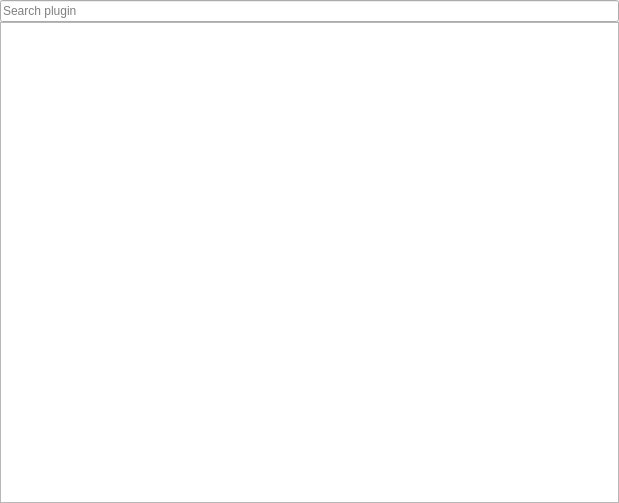
<?xml version="1.0" encoding="UTF-8"?>
<ui version="4.0">
 <class>PluginSettingsWidget</class>
 <widget class="QWidget" name="PluginSettingsWidget">
  <property name="geometry">
   <rect>
    <x>0</x>
    <y>0</y>
    <width>619</width>
    <height>503</height>
   </rect>
  </property>
  <property name="windowTitle">
   <string>Plugins</string>
  </property>
  <layout class="QVBoxLayout" name="verticalLayout">
   <property name="spacing">
    <number>0</number>
   </property>
   <property name="leftMargin">
    <number>0</number>
   </property>
   <property name="topMargin">
    <number>0</number>
   </property>
   <property name="rightMargin">
    <number>0</number>
   </property>
   <property name="bottomMargin">
    <number>0</number>
   </property>
   <item>
    <widget class="QLineEdit" name="m_plugin_search">
     <property name="focusPolicy">
      <enum>Qt::ClickFocus</enum>
     </property>
     <property name="readOnly">
      <bool>false</bool>
     </property>
     <property name="placeholderText">
      <string>Search plugin</string>
     </property>
    </widget>
   </item>
   <item>
    <widget class="utils::QtMouseOverSelectableListView" name="m_plugin_list_view">
     <property name="mouseTracking">
      <bool>true</bool>
     </property>
     <property name="focusPolicy">
      <enum>Qt::StrongFocus</enum>
     </property>
     <property name="editTriggers">
      <set>QAbstractItemView::AllEditTriggers</set>
     </property>
     <property name="selectionMode">
      <enum>QAbstractItemView::SingleSelection</enum>
     </property>
     <property name="selectionRectVisible">
      <bool>false</bool>
     </property>
    </widget>
   </item>
  </layout>
 </widget>
 <customwidgets>
  <customwidget>
   <class>utils::QtMouseOverSelectableListView</class>
   <extends>QListView</extends>
   <header location="global">flow/utils/qt/view/mouse_over_selectable_view.h</header>
  </customwidget>
 </customwidgets>
 <resources/>
 <connections/>
</ui>
